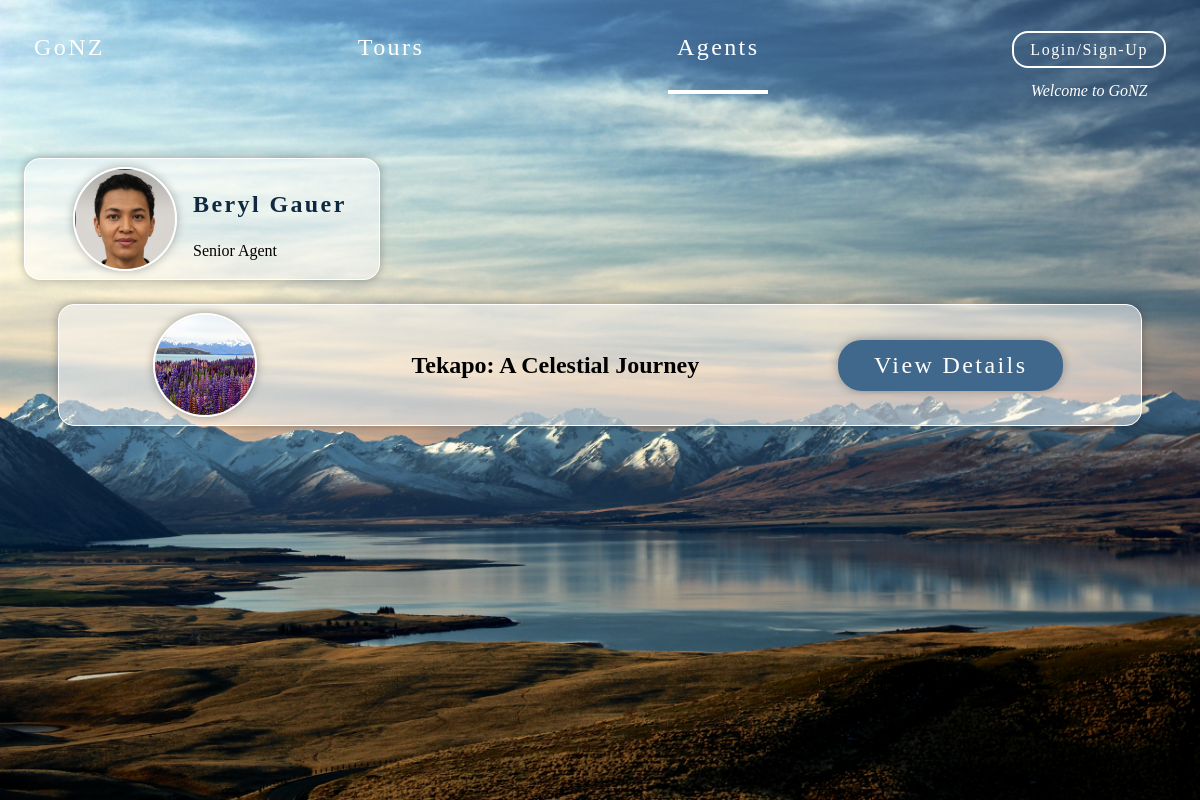
Page /agents/2/ on the committed database.
### agent/models.py (models this page shows, shortened)
class Agent(models.Model):
    user = models.OneToOneField(User, on_delete=models.CASCADE, default=None)
    department = models.CharField(max_length=100, default='Agent')
    position = models.CharField(max_length=100, default='Agent')
    name = models.CharField(max_length=100)
    email = models.EmailField()
    phone = models.CharField(max_length=20)
    bio = models.TextField()
    profile_pic = models.ImageField(upload_to='profiles/', null=True, blank=True, default = 'profiles/default.jpg')

### tour/models.py (models this page shows, shortened)
class Tour(models.Model):
    name = models.CharField(max_length=100)
    description = models.TextField()
    start_date = models.DateField()
    end_date = models.DateField()
    agent = models.ForeignKey('agent.Agent', on_delete=models.CASCADE)
    price = models.DecimalField(max_digits=10, decimal_places=2)  # Add the price field
    image = models.ImageField(upload_to='tour_images/')  # Add the image field

### agent/views.py (the view)
# urls.py: path('<int:pk>/', AgentDetailView.as_view(), name='agent_detail'),
class AgentDetailView(DetailView):
    model = Agent
    template_name = 'agent/agent_detail.html'
    context_object_name = 'agent'
    def get_context_data(self, **kwargs):
        context = super().get_context_data(**kwargs)
        context['tours'] = Tour.objects.filter(agent=self.object)
        return context

### agent/templates/agent/agent_detail.html
{% extends "base.html" %} {% block content %}
<div class="agent-container2">
  <img
    src="/media/{{ agent.profile_pic}}"
    alt="Agent Picture"
    class="profile"
  />
  <div class="agent-card">
    <h3>{{agent.name}}</h3>
    <span>{{agent.position}}</span>
  </div>
</div>
{% if agent.tour_set.all %} {% for tour in agent.tour_set.all %}
<div class="agent-container">
  <img class="profile" src="{{ tour.image.url }}" alt="Tour Image" />
  <h2>{{ tour.name }}</h2>
  <a class="detail" href="{% url 'tour:tour_detail' tour.pk %}">View Details</a>
</div>
{% endfor %} {% else %}
<h2 class="no-tours">No tours available from this agent.</h2>
{% endif %} {% endblock %}

### static/css/style.css (style rules this page uses)
:root { --picdark: #102940; --picdeepblue: #3f688c; --piclightblue: #9ac7d9; --picbeige: rgb(217, 205, 184); --picbrown: rgb(89, 58, 30); }
body { background-color: #223340; display: flex; flex-direction: column; }
a { text-decoration: none; color: white; font-size: 1.5em; letter-spacing: 0.1em; }
.detail { background-color: var(--picdeepblue); padding: 0.5em 1.5em; color: white; display: flex; flex-direction: row; justify-content: space-around; align-content: center; border-radius: 1em; box-shadow: 0 0 10px rgba(0, 0, 0, 0.3); margin: 1em 0; width: max-content; }
.agent-container { display: flex; justify-content: space-around; align-self: center; align-items: center; width: 90%; flex-direction: row; z-index: 5; background-color: rgba(255, 255, 255, 0.5); padding: 0.5em; margin: 0.5em; border-radius: 1em; border: 1px solid white; box-shadow: 0 0 10px rgba(0, 0, 0, 0.3); }
.agent-card { flex: 2; display: flex; flex-direction: column; }
.agent-card h3 { font-size: 1.5em; font-weight: 600; letter-spacing: 0.1em; color: var(--picdark); justify-content: center; }
.profile { z-index: 5; text-align: center; vertical-align: center; width: 100px; height: 100px; border: 2px solid white; border-radius: 50%; object-fit: cover; margin: 0em 1em; box-shadow: 0 0 10px rgba(0, 0, 0, 0.3); }
.agent-container2 { display: flex; width: max-content; flex-direction: row; z-index: 5; background-color: rgba(255, 255, 255, 0.5); padding: 0.5em 2em; margin: 1em; border-radius: 1em; border: 1px solid white; box-shadow: 0 0 10px rgba(0, 0, 0, 0.3); }

### rows in the picture
Agent: profile_pic (picture), name "Beryl Gauer", position "Senior Agent"
Tour: image (picture), name "Tekapo: A Celestial Journey"
